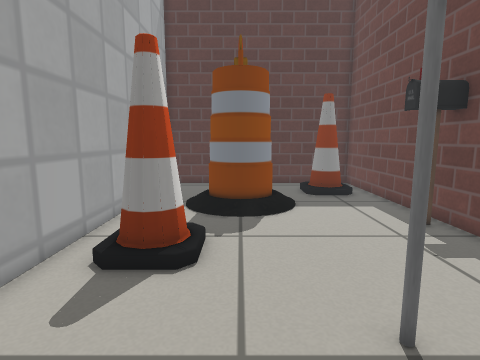
View 1 (above)

17 first-person views from a walk through a Gazebo world. The camera is 0.59 m above the floor, tilts 8° down and sees 80° across. The floor is counted in squares, 0.2 m on a side. Each view is taken from the middle of a square. On the plan, view 1 faces up. The plan holds only what a view shows up to about 20 squares ahead; the rest is blank. Simple patterns stand in for the simulator's built-in surfaces.

View 2
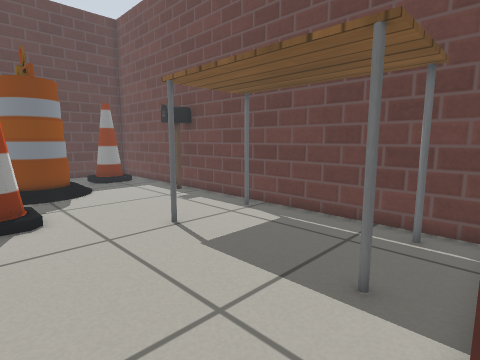

View 3
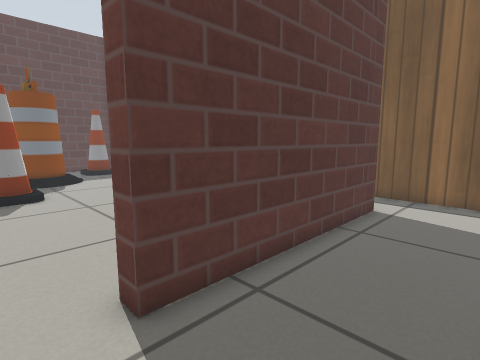

View 4
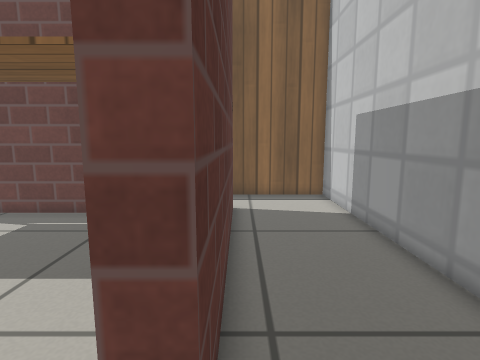

View 5
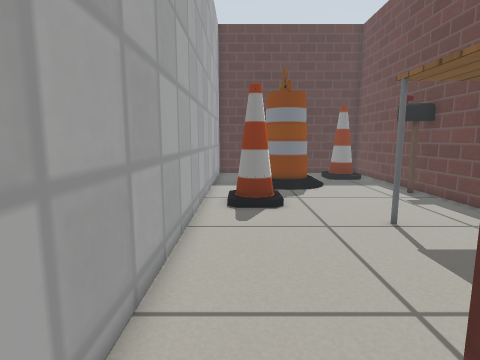

View 6
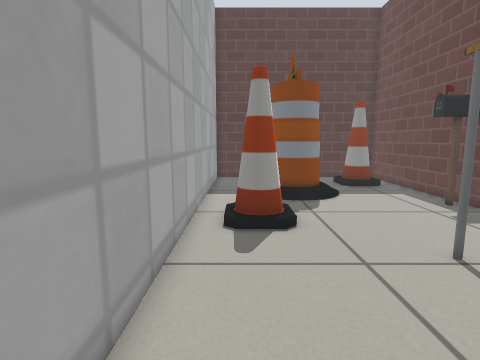

View 7
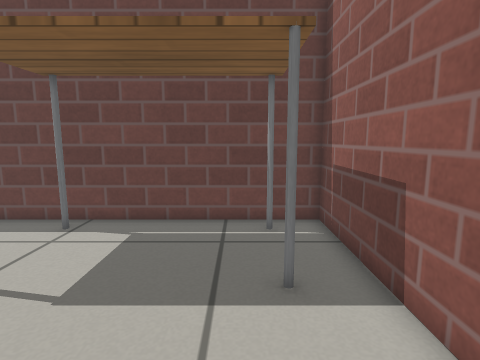

View 8
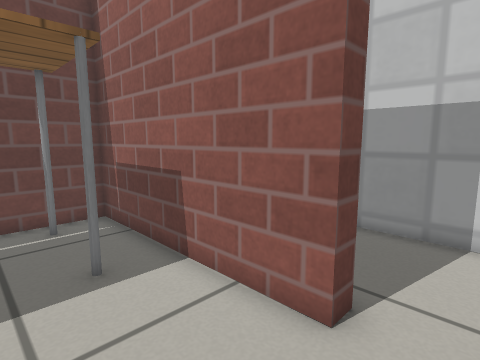

View 9
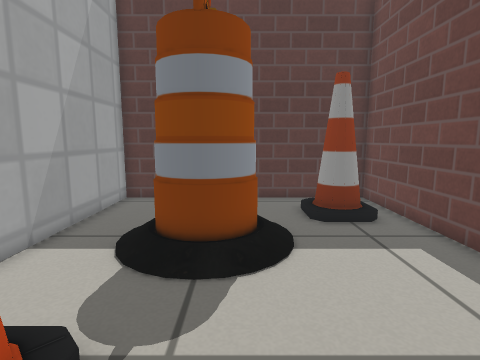

View 10
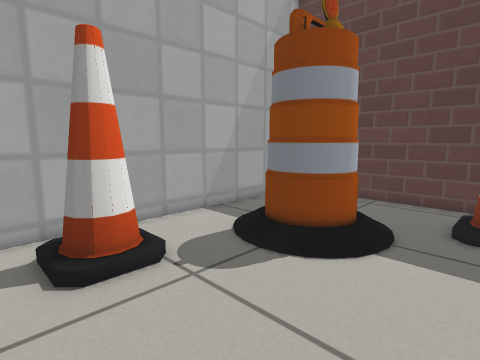

View 11
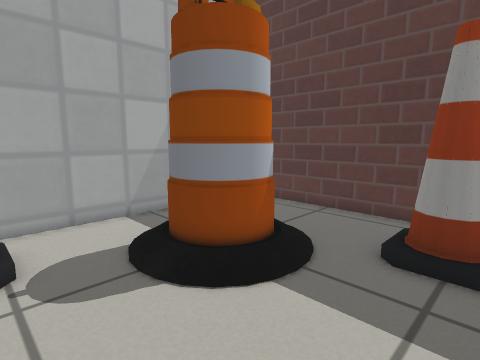

View 12
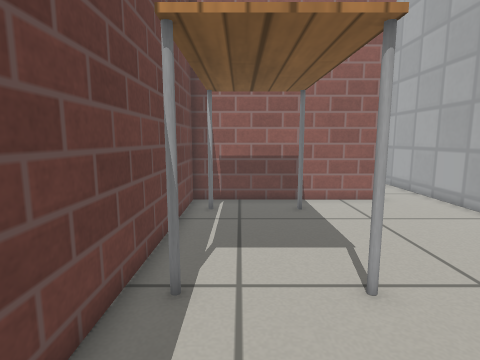

View 13
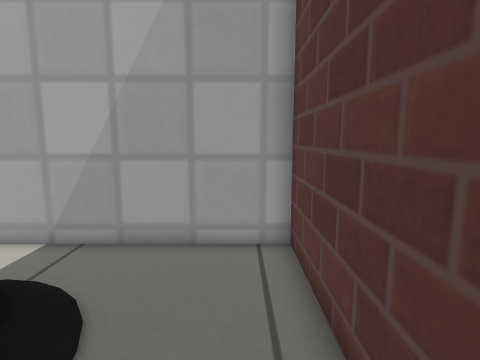

View 14
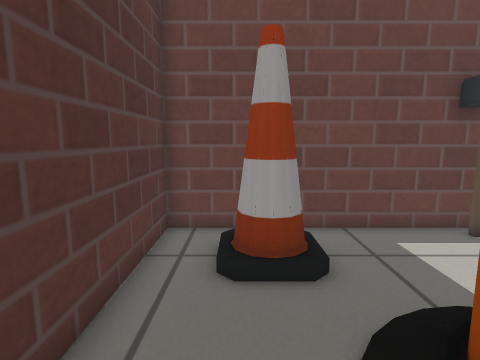

View 15
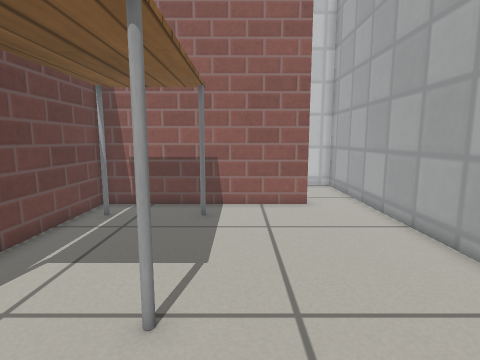

View 16
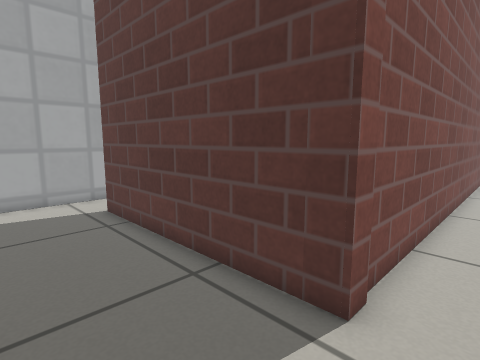

View 17
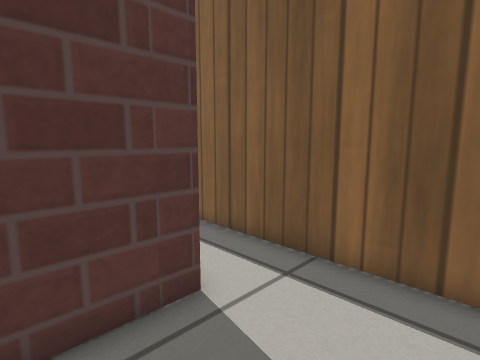

### Floor plan
Key: @ floor where view 1 was taken; # wall or solid block; . main floor; : floor 0.05 m higher than the main floor; + floor 0.1 m higher than the main floor; C cone; B barrel; P postbox; T table.
Columns run from 5 left of view 1 to 11 right of it. Each row starts with its distance up from view 1.
 20 ##############
 19 #............#
 18 #............#
 17 #........+C .#
 16 #........CCC.#
 15 #...:B+......#
 14 #..:BBB:.....#
 13 #..:BBB+.....#
 12 #..:BBB:.....#
 11 #...:::......#
 10 #..........PP#
  9 #............#
  8 #.CC.........#
  7 #.CC.........#.
  6 #............#.
  5 #............#.
  4 #.......TTTT.#.
  3 #.......TTTT.#.
  2 #.......TTTT.#.
  1 #.......TTTT.#.
  0 #....@..TTTT.#.
 -1 #.......TTTT.#.
 -2 #.......TTTT.#..#
 -3 #.......TTTT.#..#
 -4 #............#..#
 -5 #..###########..#
 -6 #..###########..#
 -7 #...............#
 -8 #...............#
 -9 #...............#
-10 #...............#
-11 #################

Where each view was taken, in squares from view 1:
view 1: 0 up, 0 right, facing up
view 2: 5 down, 3 left, facing up-right
view 3: 10 down, 4 left, facing up-right
view 4: 6 down, 4 left, facing right
view 5: 6 down, 3 left, facing up
view 6: 3 down, 3 left, facing up
view 7: 2 down, 3 left, facing right
view 8: 1 down, 4 left, facing down-right
view 9: 5 up, 1 right, facing up
view 10: 5 up, 5 right, facing up-left
view 11: 8 up, 6 right, facing up-left
view 12: 9 up, 5 right, facing down
view 13: 18 up, 3 right, facing left
view 14: 17 up, 2 left, facing right
view 15: 8 up, 1 right, facing down
view 16: 10 down, 10 right, facing up-left
view 17: 10 down, 5 right, facing up-right
